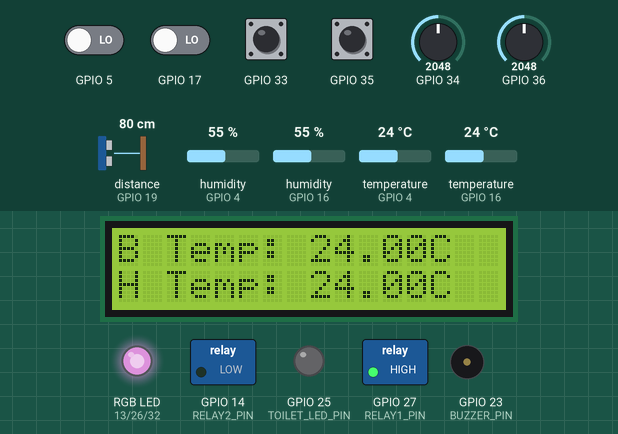
A sketch run on a simulated ESP32. Parts: 16×2 character LCD, switched loads named in the sketch (green lamp = pin HIGH), an RGB LED mixed from three pins (HIGH = lit), output pins drawn as LEDs (lit = HIGH), buzzer (waves = sounding, pin HIGH). Wiring (from diagram.json): ultrasonic range finder: trigger GPIO 18; echo GPIO 19. The test bench sets the inputs (shaded band); at power-on: GPIO 33, GPIO 35 HIGH, GPIO 5, GPIO 17 LOW, GPIO 36 = 2048, temperature (sensors on GPIO 4, GPIO 16) 24 °C, GPIO 34 = 2048, distance to the obstacle (sensor on GPIO 19) 80 cm, humidity (sensors on GPIO 4, GPIO 16) 55 %. Dim RGB values are drawn brighter than linear; WiFi joins after 1.5 s; servers stay silent unless stated; random numbers use the default seed unless the sketch sets one; no MQTT or app messages arrive unless stated; pins used as bus, display or sensor lines are not drawn; what the sketch prints to the serial monitor is not drawn.

Above: at 5.0 s.
5.1 s: GPIO 36 set to 2975
7.4 s: GPIO 36 set to 3064
At 9.9 s:
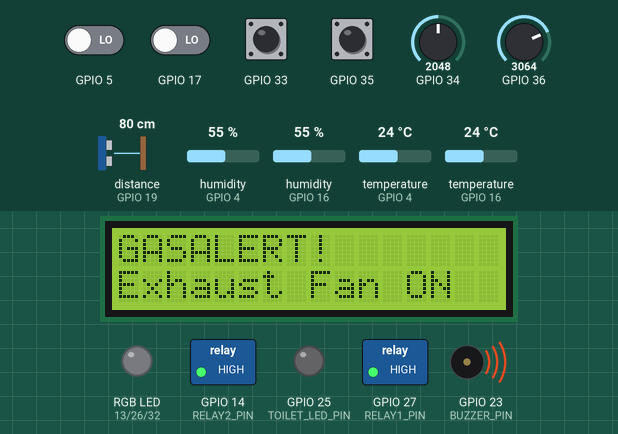
13.7 s: temperature (sensor on GPIO 4) set to 20.6 °C
At 19.3 s:
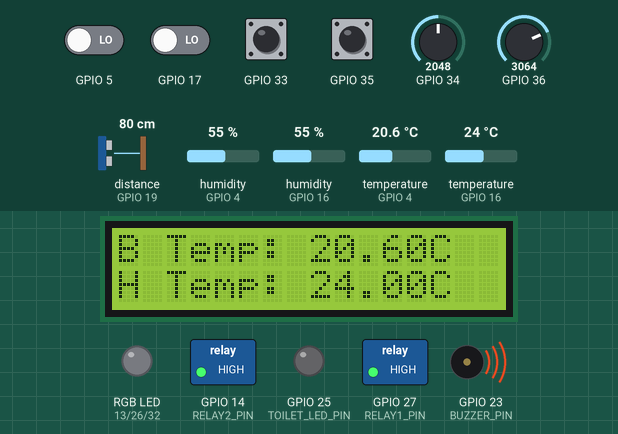
20.0 s: temperature (sensor on GPIO 4) set to 19.3 °C
At 22.2 s:
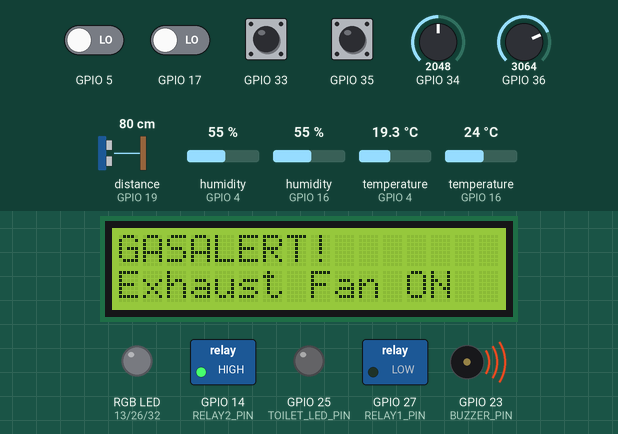
26.3 s: GPIO 17 driven HIGH
At 28.5 s:
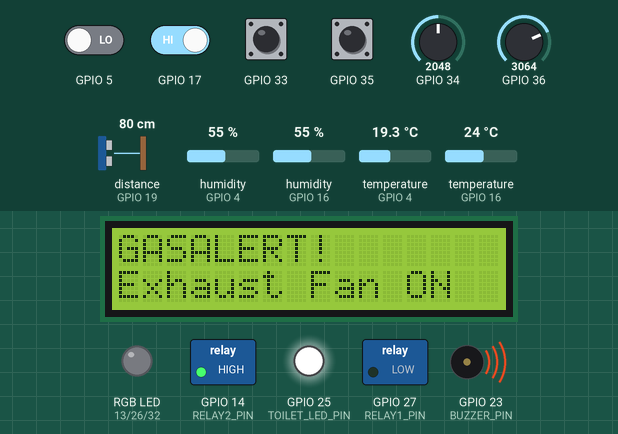
32.6 s: temperature (sensor on GPIO 4) set to 28 °C
At 35.9 s:
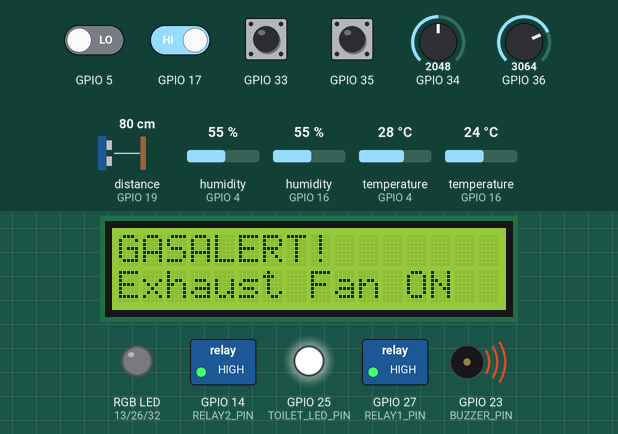
Timing chart, 0 to 37.4 s (numbered marks = the images above; inputs shaded):
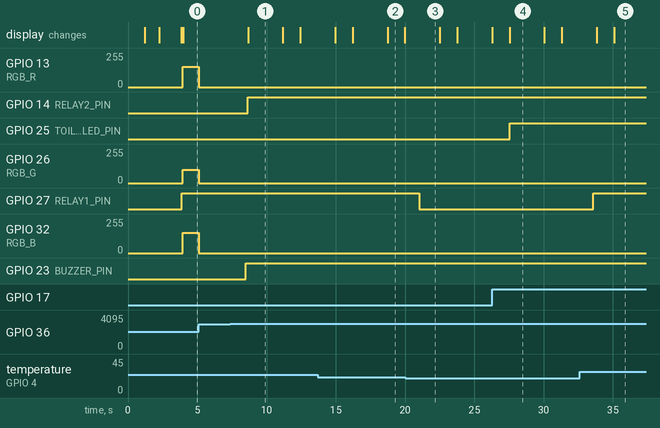

The sketch:

main.ino
```cpp
#include "Sensors.h"
#include "Actuators.h"
#include "Display.h"
#include "WiFiMQTT.h"
#include "pins.h"
#include "config.h"
#include <Arduino.h>
#include <ArduinoJson.h>

// Simplified core objects
Sensors sensors;
Actuators actuators;
Display display;
NetworkManager* network = nullptr;

// System configuration thresholds - simplified
const int TEMP_THRESHOLD_AC = 20;     // Temperature threshold for AC activation
const int GAS_THRESHOLD = 3000;        // Gas leak detection threshold
//const int BLINDS_OPEN = 0;            // Servo position for open blinds
//const int BLINDS_CLOSED = 180;        // Servo position for closed blinds

// System timing variables
unsigned long lastDisplayUpdate = 0;
unsigned long lastDataPublish = 0;
const unsigned long DISPLAY_INTERVAL = 3000;    // Display update interval
const unsigned long PUBLISH_INTERVAL = 5000;    // MQTT publish interval

// System start time for uptime calculation
unsigned long systemStartTime = 0;

unsigned long lastHallMotionTime = 0;
const unsigned long motionTimeout = 5000; // 5 seconds for more stable lighting
bool lastLEDState = false; // To track if the LED was on/off
long lightLevel = 0; // To store the last light level reading
//long potOldValue = 0; // To store the last potentiometer value

void setup() {

  Serial.begin(115200); //Fast, standard for ESP32 ⭐
  //Serial.begin(57600); // Medium speed
  //Serial.begin(230400); // Very fast for Wokwi simulation
  //Serial.begin(921600); // Maximum speed
  //Serial.begin(9600); // Slow but reliable for real hardware

  delay(1000);

  Serial.println("=================================");
  Serial.println("Smart Home Simulation - Simplified");
  Serial.println("=================================");
  Serial.println("Core Functionalities:");
  Serial.println("1. Bedroom AC control (DHT1 + Relay1)");
  Serial.println("2. Kitchen gas detection + Exhaust fan");
  Serial.println("3. Blinds control (Potentiometer ONLY → Servo)");
  Serial.println("4. Hall RGB lighting (Motion + Photoresistor color)");
  Serial.println("5. Toilet lighting (Motion + LED)");
  Serial.println("=================================");

  // Initialize system components
  sensors.begin();
  actuators.begin();
  display.initialize();
  systemStartTime = millis();

  // Initialize network dynamically
  network = new NetworkManager();

  // Show startup message on display
  display.showStatus("Smart Home", "Simplified Mode");
  delay(1000);


  // Connect to WiFi
  display.showStatus("Connecting WiFi", "Please wait...");
  //network.connectWiFi();
  network->connectWiFi();

  // Wait for WiFi connection
  int wifiAttempts = 0;
  while (WiFi.status() != WL_CONNECTED && wifiAttempts < 30) {
    delay(1000);
    wifiAttempts++;
    Serial.print(".");
  }

  if (WiFi.status() == WL_CONNECTED) {
    Serial.println("WiFi connected successfully!");
    Serial.print("IP address: ");
    Serial.println(WiFi.localIP());
    network->connectMQTT();
    display.showStatus("System Ready", "IP: " + WiFi.localIP().toString());
  } else {
    Serial.println("WiFi connection failed!");
    display.showStatus("WiFi Failed", "Check config");
    delete network;
    network = nullptr;
  }


  Serial.println("Setup completed. Starting main loop...");
}


void loop() {
  unsigned long currentTime = millis();

  // Handle network connectivity
  //network.mqttLoop();
  // Handle network connectivity (check if network exists)
  if (network && network->isConnected()) {
    network->mqttLoop();
  }

  // Read all sensor data
  SensorData data = sensors.readAll();

  // Process all core functions directly

  // 1. AC control - Turn on if temperature exceeds threshold
  // Turn on/off AC based on temperature if and only if it is not switched on from dashboard
  if(!NetworkManager::relayAC_status) {
  bool shouldRunAC = (data.bedroomTemp > TEMP_THRESHOLD_AC);
  actuators.controlAC(shouldRunAC);
  }


  // 2. Gas sensor and exhaust fan
  if(!NetworkManager::relayEX_status) { // Only control if not manually overridden
  // If gas value exceeds threshold, turn on exhaust fan and buzzer
  if (data.gasValue > GAS_THRESHOLD) {
    actuators.buzzerAlert(true);
    actuators.buzzerAlert(true);
    actuators.controlExhaustFan(true);
    display.showStatus("GASALERT!", "Exhaust Fan ON");
  } else {
    actuators.buzzerAlert(false);
    actuators.controlExhaustFan(false);
  }
  }
  // 3. Blinds control - Use potentiometer value to set blinds position

  // ✅ 4. Hall RGB lighting - Separate from blinds control
  if(!NetworkManager::hallRGB_status) { // Only control if not manually overridden
  if(data.hallMotion){
    lastHallMotionTime = currentTime; // Reset motion timer
    lastLEDState = true;
  }

  if(currentTime- lastHallMotionTime < motionTimeout){
      if(data.lightLevel != lightLevel) {
        lightLevel = data.lightLevel; // Update light level only if it has changed
        int r = map(lightLevel, 0, 4095, 255, 50);
        //int g = 150;
        int g= map(lightLevel, 0, 4095, 50, 150);
        int b = map(lightLevel, 0, 4095, 50, 255);
        actuators.hallRGBControl(r, g, b);
        delay(10); // Short delay to ensure light turns on
        lastLEDState = true;
       // Serial.printf("LightLevel: %d, R: %d, G: %d, B: %d\n", lightLevel, r, g, b);
      }
  }else if(currentTime - lastHallMotionTime > motionTimeout && lastLEDState) {
      // Timeout reached, turn off RGB light
     // Serial.println("Hall motion timeout reached, turning off RGB light.\n");
      actuators.hallRGBControl(0, 0, 0);
      delay(10); // Short delay to ensure light turns off
      lastLEDState = false;
  }
}
  //✅ 5. Toilet lighting control
  // If LED is manually controlled, respect that state
  if(!NetworkManager::toilet_status) { // Only control if not manually overridden
    // If toilet motion is detected, turn on LED
    actuators.toiletLED(data.toiletMotion);
  }
  // 6. Update display periodically with sensor readings
  if (currentTime - lastDisplayUpdate >= DISPLAY_INTERVAL) {
    // Simpler display that just shows core readings
    display.showStatus("B Temp: " + String(data.bedroomTemp) + "C",
                      "H Temp: " + String(data.hallTemp) + "C");
    lastDisplayUpdate = currentTime;
  }

  // 7. Publish data to MQTT periodically for Node-RED
  if (currentTime - lastDataPublish >= PUBLISH_INTERVAL) {
    //if (network.isConnected()) {
      if (network && network->isConnected()) {  // ✅ Add proper network check
      // Create JSON document for sensor data
      StaticJsonDocument<512> doc;

      // Temperature sensors
      doc["bedroom"]["temperature"] = data.bedroomTemp;
      doc["bedroom"]["humidity"] = data.bedroomHumidity;
      doc["hall"]["temperature"] = data.hallTemp;
      doc["hall"]["humidity"] = data.hallHumidity;
        // Environmental sensors
      doc["kitchen"]["gas_level"] = data.gasValue;
      doc["ambient"]["light_level"] = data.lightLevel;

      // Motion sensors
      doc["motion"]["hall"] = data.hallMotion;
      doc["motion"]["toilet"] = data.toiletMotion;

      // Door sensor
      doc["door"]["distance"] = data.doorDistance;
      doc["door"]["status"] = data.doorDistance > 50 ? "open" : "closed";

      doc["timestamp"] = millis();

      // Convert to string
      String payload;
      serializeJson(doc, payload);

     // Publish to Node-RED smart_home
      network->publishData("smart_home/sensors", payload);
      delay(10); // Small delay to ensure MQTT publish stability

      // Also publish basic system status
      StaticJsonDocument<300> statusDoc;
      statusDoc["uptime"] = (millis() - systemStartTime) / 1000;
      statusDoc["wifi_signal"] = WiFi.RSSI();
      statusDoc["free_heap"] = ESP.getFreeHeap();
      statusDoc["status_ind"] = true;
      String statusPayload;
      serializeJson(statusDoc, statusPayload);
      network->publishData("smart_home/status", statusPayload);

      lastDataPublish = currentTime;
    } else {
      Serial.println("❌ Network not connected - skipping publish");
    }
  }
     delay(1000); // Small delay for system stability
  }
```

Actuators.h
```cpp
#pragma once
#include <ESP32Servo.h>

class Actuators {
public:
  void begin();

  // Climate control
  void controlAC(bool state);           // Bedroom AC control (Relay1)
  void controlExhaustFan(bool state);   // Kitchen exhaust fan (Relay2)

  // Blinds control
  //void controlBlinds(int angle);        // Servo motor for blinds

  // Alert system
  void buzzerAlert(bool state);         // Gas leak buzzer

  // Lighting control
  void hallRGBControl(int r, int g, int b);  // RGB LED for hall
  void toiletLED(bool state);           // Simple LED for toilet

  //static Servo blindsServo;

};
```

Display.h
```cpp
#pragma once
#include <LiquidCrystal_I2C.h>

class Display {
public:
  void initialize();
  void showStatus(const char* line1, const char* line2);
  void showStatus(String line1, String line2); // Add overload for String
  void updateDoorStatus(bool isOpen);
};
```

Scheduler.h
```cpp
#pragma once
#include "config.h"

#if ENABLE_SCHEDULER

#include <Arduino.h>
#include "Actuators.h"

struct ScheduleTask {
  int hour;
  int minute;
  String action;
  String parameter;
  bool enabled;
  bool executed;
};

class Scheduler {
private:
  ScheduleTask tasks[10]; // Maximum 10 scheduled tasks
  int taskCount;
  Actuators* actuators;
  unsigned long lastTimeCheck;

public:
  Scheduler();
  void begin(Actuators* actuatorPtr);
  void addTask(int hour, int minute, String action, String parameter = "");
  void removeTask(int index);
  void checkTasks();
  void executeTask(const ScheduleTask& task);
  String getTasksList();
  void resetDailyTasks();
  int getCurrentHour();
  int getCurrentMinute();
};

#else

#include <Arduino.h>  // Need this for String type in dummy class

// Dummy class when scheduler is disabled
class Scheduler {
public:
  Scheduler() {}
  void begin(void* actuatorPtr) {}
  void addTask(int hour, int minute, String action, String parameter = "") {}
  void removeTask(int index) {}
  void checkTasks() {}
  void executeTask(const void* task) {}
  String getTasksList() { return "[]"; }
  void resetDailyTasks() {}
  int getCurrentHour() { return 12; }
  int getCurrentMinute() { return 0; }
};

#endif// ENABLE_SCHEDULER
```

Sensors.h
```cpp
#pragma once
#include <DHT.h>

struct SensorData {
  // Temperature sensors
  float bedroomTemp;      // DHT1 - bedroom temperature
  float bedroomHumidity;  // DHT1 - bedroom humidity
  float hallTemp;         // DHT2 - hall temperature
  float hallHumidity;     // DHT2 - hall humidity

  // Environmental sensors
  int gasValue;           // Gas sensor reading
  int lightLevel;         // LDR reading for brightness
  //int potValue;           // Potentiometer reading for blinds

  // Motion sensors
  bool hallMotion;        // PIR1 - hall motion detection
  bool toiletMotion;      // PIR2 - toilet motion detection

  // Door sensor
  long doorDistance;      // Ultrasonic sensor reading

  // Control buttons
  bool autoModeBtn;       // Button 1 state
  bool systemBtn;         // Button 2 state
};

class Sensors {
public:
  Sensors(); // Constructor declaration
  void begin();
  SensorData readAll();

private:
  DHT dht1;
  DHT dht2;

  // Button state management
  bool lastAutoBtn = false;
  bool lastSystemBtn = false;
  unsigned long lastDebounceTime1 = 0;
  unsigned long lastDebounceTime2 = 0;
  static const unsigned long DEBOUNCE_DELAY = 50;
};
```

WebServer.h
```cpp
#pragma once
#include "config.h"

#if ENABLE_WEB_SERVER

#include <WiFi.h>
#include <WiFiServer.h>
#include <ArduinoJson.h>
#include "Sensors.h"
#include "Actuators.h"

class SmartHomeWebServer {
private:
  WiFiServer server;
  Sensors* sensors;
  Actuators* actuators;
  bool isEnabled;

  // Web page content
  String getHomePage();
  String getApiData();
  String getSimplePage();
  void handleRoot();
  void handleAPI();
  void handleControl();
  void handleNotFound();

public:
  SmartHomeWebServer();
  void begin(Sensors* sensorPtr, Actuators* actuatorPtr);
  void handleClient();
  void stop();
  void enable();
  void disable();
  bool isWebServerEnabled() const;
};

#else

// Dummy class when web server is disabled
class SmartHomeWebServer {
public:
  SmartHomeWebServer() {}
  void begin(void* sensorPtr, void* actuatorPtr) {}
  void handleClient() {}
  void stop() {}
  void enable() {}
  void disable() {}
  bool isWebServerEnabled() const { return false; }
};

#endif // ENABLE_WEB_SERVER
```

WiFiMQTT.h
```cpp
#pragma once
#include <WiFi.h>
#include <PubSubClient.h>

// Forward declaration
class Actuators;

class NetworkManager {
  private:
  static void mqttCallback(char* topic, byte* payload, unsigned int length);
  static Actuators* actuatorsPtr; // Static pointer for callback access


public:
  void connectWiFi();
  void connectMQTT();
  void publishData(const char* topic, const String& payload);
  void mqttLoop();
  bool isConnected();
  void setActuators(Actuators* actuatorPtr); // Set actuator reference

  static bool relayAC_status;
  static bool relayEX_status;
  static bool toilet_status;
  static bool hallRGB_status;
  static int hallRGB_level;

  // ✅ NEW: Store RGB values from Node-RED
  static int nodeRED_R;
  static int nodeRED_G;
  static int nodeRED_B;
  static bool useNodeRedColors;

private:
  void reconnect();
};
```

Actuators.cpp
```cpp
#include "Actuators.h"
#include "pins.h"

void Actuators::begin() {
  // Initialize servo for blinds with enhanced setup
  ESP32PWM::allocateTimer(0);
  ESP32PWM::allocateTimer(1);

  // Initialize relay pins
  pinMode(RELAY1_PIN, OUTPUT);  // AC control
  pinMode(RELAY2_PIN, OUTPUT);  // Exhaust fan control

  // Initialize buzzer
  pinMode(BUZZER_PIN, OUTPUT);

  // Initialize toilet LED
  pinMode(TOILET_LED_PIN, OUTPUT);

  // Initialize PWM channels for RGB LED
  ledcSetup(PWM_RED, 5000, 8);
  ledcAttachPin(RGB_R, PWM_RED);
  ledcSetup(PWM_GREEN, 5000, 8);
  ledcAttachPin(RGB_G, PWM_GREEN);
  ledcSetup(PWM_BLUE, 5000, 8);
  ledcAttachPin(RGB_B, PWM_BLUE);

  ledcSetup(PWM_TOILET_LED, 5000, 8);
  ledcAttachPin(TOILET_LED_PIN, PWM_TOILET_LED);

  // Initialize all outputs to OFF state
  digitalWrite(RELAY1_PIN, LOW);
  digitalWrite(RELAY2_PIN, LOW);
  digitalWrite(BUZZER_PIN, LOW);
  digitalWrite(TOILET_LED_PIN, LOW);
  hallRGBControl(0, 0, 0);

  delay(100);  // Give servo time to move

  Serial.println("Actuators initialized successfully");
}

void Actuators::controlAC(bool state) {
  digitalWrite(RELAY1_PIN, state);
  //Serial.println("AC " + String(state ? "ON" : "OFF"));
}

void Actuators::controlExhaustFan(bool state) {
  digitalWrite(RELAY2_PIN, state);
  //Serial.println("Exhaust Fan " + String(state ? "ON" : "OFF"));
}

void Actuators::buzzerAlert(bool state) {
  delay(50); // Short delay to avoid rapid toggling
  digitalWrite(BUZZER_PIN, state);
  delay(50); // Ensure buzzer is stable before next action
  if (state) {
    //Serial.println("⚠️  BUZZER ALERT ACTIVATED ⚠️");
  }
}

void Actuators::hallRGBControl(int r, int g, int b) {
  r = constrain(r, 0, 255);
  g = constrain(g, 0, 255);
  b = constrain(b, 0, 255);
  ledcWrite(PWM_RED, r);
  ledcWrite(PWM_GREEN, g);
  ledcWrite(PWM_BLUE, b);
  return;
}

void Actuators::toiletLED(bool state) {
  if (state) {
    ledcWrite(PWM_TOILET_LED, 255); // Full brightness
  } else {
    ledcWrite(PWM_TOILET_LED, 0);   // Off
  }
  //Serial.println("Toilet LED " + String(state ? "ON" : "OFF"));
}
```

Display.cpp
```cpp
#include "Display.h"
#include "pins.h"
#include <Wire.h>

LiquidCrystal_I2C lcd2(0x27, 16, 2);

void Display::initialize() {
  //lcd2.setSimulatedWokwi(true);
  lcd2.init();
  lcd2.backlight();
}
// void Display::initialize() {
//   lcd2.init();
//   lcd2.backlight();
//   lcd2.setBacklight(255);
//   delay(100); // Add small delay
//   lcd2.clear();
//   lcd2.print("System Ready"); // Test message
// }
void Display::showStatus(const char* line1, const char* line2) {
  lcd2.clear();
  lcd2.setCursor(0, 0);
  lcd2.print(line1);
  lcd2.setCursor(0, 1);
  lcd2.print(line2);
}

void Display::showStatus(String line1, String line2) {
  showStatus(line1.c_str(), line2.c_str());
}

void Display::updateDoorStatus(bool isOpen) {
  lcd2.setCursor(0, 1);
  lcd2.print(isOpen ? "Door Open!  " : "Door Closed  ");
}
```

config.h
```cpp
#pragma once

// Feature Configuration - Enable/Disable Components
#define ENABLE_WEB_SERVER false    // Web server disabled
#define ENABLE_MQTT true           // Set to false to disable MQTT
#define ENABLE_SCHEDULER false     // Scheduler disabled for simplified version
#define ENABLE_ENERGY_MONITOR false // Energy monitoring disabled

// Web Server Configuration (disabled)
#if ENABLE_WEB_SERVER
  #define WEB_SERVER_PORT 80
  #define WEB_UPDATE_INTERVAL 2000  // milliseconds
#endif

// Change to extern declarations
extern const char* WIFI_SSID;
extern const char* WIFI_PASS;
extern const char* MQTT_BROKER;

// Feature control functions
void printFeatureStatus();
```

config.cpp
```cpp
#include "config.h"
#include <Arduino.h>

// WiFi/MQTT Credentials

const char* WIFI_SSID = "Wokwi-GUEST";
//const char *WIFI_SSID = "GenuaWifi";
const char* WIFI_PASS = "";
// Try alternative brokers if broker.hivemq.com fails
//const char* MQTT_BROKER = "test.mosquitto.org";  // More reliable for testing
const char* MQTT_BROKER = "broker.hivemq.com";   // Original
//const char* MQTT_BROKER = "130.251.39.35";
//const char* MQTT_BROKER = "3.121.166.18";
const int MQTT_PORT = 1883;

// Feature status logging
void printFeatureStatus() {
  Serial.println("\n=== Smart Home v2.1 Feature Configuration ===");
  #if ENABLE_WEB_SERVER
    Serial.println("✓ Web Server: ENABLED (Port " + String(WEB_SERVER_PORT) + ")");
  #else
    Serial.println("✗ Web Server: DISABLED");
  #endif

  #if ENABLE_MQTT
    Serial.println("✓ MQTT: ENABLED (" + String(MQTT_BROKER) + ")");
  #else
    Serial.println("✗ MQTT: DISABLED");
  #endif

  #if ENABLE_SCHEDULER
    Serial.println("✓ Automation Scheduler: ENABLED");
  #else
    Serial.println("✗ Automation Scheduler: DISABLED");
  #endif

  #if ENABLE_ENERGY_MONITOR
    Serial.println("✓ Energy Monitoring: ENABLED");
  #else
    Serial.println("✗ Energy Monitoring: DISABLED");
  #endif
  Serial.println("===========================================\n");
}
```

Source omitted: Scheduler.cpp (3472 bytes), Sensors.cpp (2835 bytes), WebServer.cpp (15715 bytes), WiFiMQTT.cpp (6068 bytes), pins.h (1648 bytes)

Measured:
- the behaviour switches between 3000 and 3001 on GPIO 36 (found by bisection; images 0 and 1)
- the behaviour switches between 20.1 and 20 °C on temperature (sensor on GPIO 4) (found by bisection; images 2 and 3)
- after the input at 7.4 s, GPIO 14 (RELAY2_PIN): LOW → HIGH after 1.2 s; GPIO 23 (BUZZER_PIN): LOW → HIGH after 1.1 s; the display: changes after 1.3 s (image 1)
- after the input at 20.0 s, GPIO 27 (RELAY1_PIN): HIGH → LOW after 1.0 s
- after the input at 26.3 s, GPIO 25 (TOILET_LED_PIN): LOW → HIGH after 1.2 s
- after the input at 32.6 s, GPIO 27 (RELAY1_PIN): LOW → HIGH after 1.0 s
- what the display in image 1 shows lasts 2.5 s, from 8.7 s to 11.2 s
